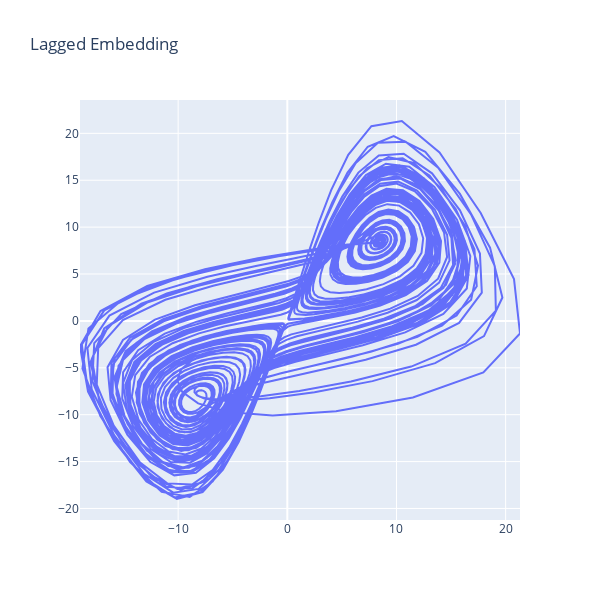

Write notebook code for a chart like this one.
### Code cell
layout = go.Layout(
    title="Lagged Embedding",
    width=600,
    height=600,
)
data = go.Scatter(x=X[::3, 0][:-4], y=X[::3, 0][4:], mode="lines")

fig = go.Figure(data=data, layout=layout)
fig.show()

### Figure 1 — Plotly figure (JSON) as saved in the notebook; plotly's stock layout.template omitted (floating-point values rounded to 4 significant figures; data arrays with more than 128 entries replaced by an {"elided": "..."} marker saying what was removed)
{"data": [{"mode": "lines", "type": "scatter", "x": {"elided": "3330 float values"}, "y": {"elided": "3330 float values"}}], "layout": {"height": 600, "title": {"text": "Lagged Embedding"}, "width": 600}}
